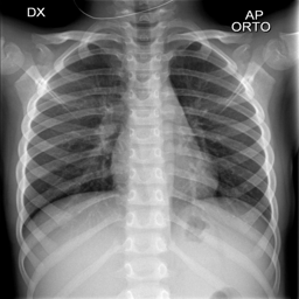
#> input picture src/streamlit/images/COVID-13.png, 299 x 299 px, found by its file name
$ jupyter execute --allow-errors 1.0-pascal-data-exploration.ipynb
#> lines starting #> are read from the running program, lines starting #| are printed output that depends on the picture
# Analyse exploratoire des données du Dataset COVID

Import des fichiers Metadata au format csv dans un Dataframe

[cell 1]
import pandas as pd
import numpy as np

import cv2

import matplotlib.pyplot as plt
import seaborn as sns

#> (the rest of this cell did not finish here and is left out)

Analyse des différentes variables

#> (a cell that did not finish here is left out)

Lecture et affichage de quelques images (1 par classe)

[cell 3]
img1 = cv2.imread("COVID-19_Radiography_Dataset/COVID/images/COVID-13.png")
#> img1 is the input picture: shape (299, 299, 3); min 0, max 255, mean 120.6

plt.figure(figsize=(12,8))
plt.subplot(241)
plt.xticks([])
plt.yticks([])
plt.imshow(img1)
plt.title("Radio COVID")


img2 = cv2.imread("COVID-19_Radiography_Dataset/NORMAL/images/NORMAL-13.png")
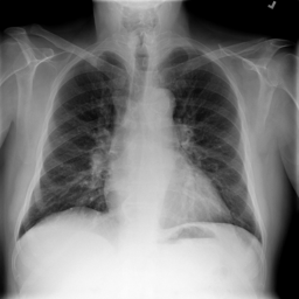
#> input picture src/streamlit/images/Normal-13.png, 299 x 299 px, found by its file name
#> img2 is the input picture: shape (299, 299, 3); min 0, max 251, mean 121

plt.subplot(242)
plt.xticks([])
plt.yticks([])
plt.imshow(img2)
plt.title("Radio normale")


img3 = cv2.imread("COVID-19_Radiography_Dataset/Lung_Opacity/images/Lung_Opacity-13.png")
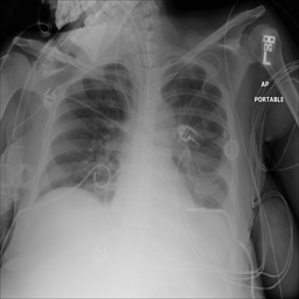
#> input picture src/streamlit/images/Lung_Opacity-13.png, 299 x 299 px, found by its file name
#> img3 is the input picture: shape (299, 299, 3); min 0, max 225, mean 113.5

plt.subplot(243)
plt.xticks([])
plt.yticks([])
plt.imshow(img3)
plt.title("Radio Lung_Opacity")

img4 = cv2.imread("COVID-19_Radiography_Dataset/Viral Pneumonia/images/Viral Pneumonia-13.png")
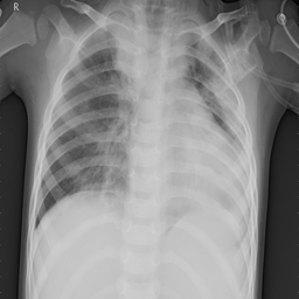
#> input picture src/streamlit/images/Viral Pneumonia-13.png, 299 x 299 px, found by its file name
#> img4 is the input picture: shape (299, 299, 3); min 0, max 212, mean 137.2

plt.subplot(244)
plt.xticks([])
plt.yticks([])
plt.imshow(img4)
plt.title("Radio Viral Pneumonia")

img5 = cv2.cvtColor(img1, cv2.COLOR_BGR2GRAY)

plt.subplot(245)
plt.xticks([])
plt.yticks([])
plt.imshow(img5, cmap='gray')
plt.title("Radio COVID - Conversion BGR en niveaux de gris")

img6 = cv2.imread("COVID-19_Radiography_Dataset/COVID/images/COVID-13.png", cv2.IMREAD_GRAYSCALE)
plt.subplot(247)
plt.xticks([])
plt.yticks([])
plt.imshow(img6, cmap='gray')
plt.title("Radio COVID - Ouverte en GRAYSCALE")

plt.show()
